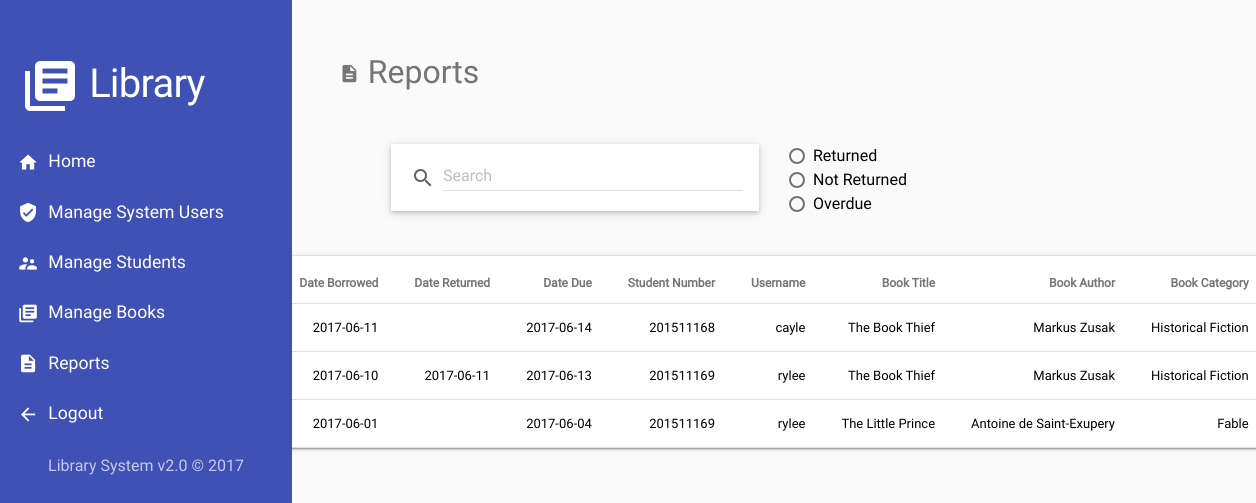
/admin-reports.php (signed in), run on an earlier commit of the app's database.
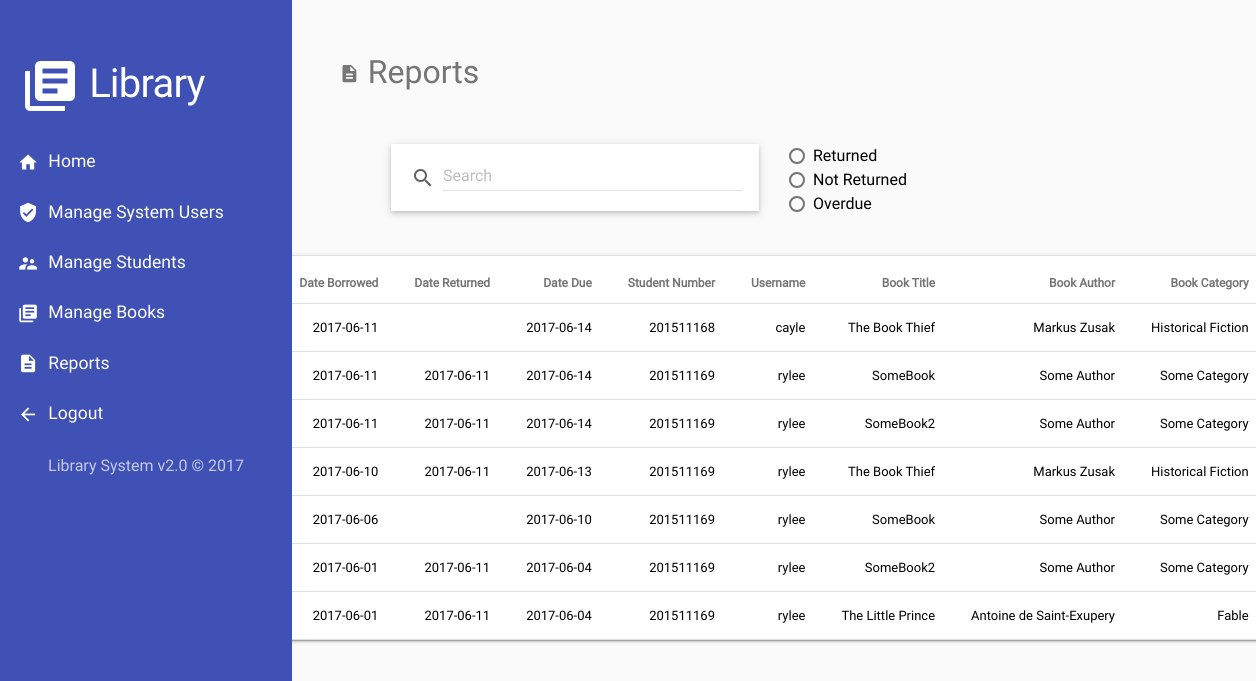
And on a later commit of the database.
### tables this page shows
CREATE TABLE `transaction` (
  `id` int(11) NOT NULL,
  `user_id` int(11) NOT NULL,
  `book_id` int(11) NOT NULL,
  `date_borrowed` date DEFAULT NULL,
  `date_returned` date DEFAULT NULL,
  `date_due` date NOT NULL
);

CREATE TABLE `users` (
  `id` int(11) NOT NULL,
  `username` varchar(128) NOT NULL,
  `password` varchar(255) NOT NULL,
  `year_level` int(2) DEFAULT NULL,
  `student_no` varchar(255) DEFAULT NULL,
  `type` enum('admin','normal') NOT NULL,
  `status` enum('0','1') NOT NULL
);

CREATE TABLE `books` (
  `id` int(11) NOT NULL,
  `title` varchar(255) NOT NULL,
  `author` varchar(255) NOT NULL,
  `category` varchar(255) NOT NULL,
  `description` varchar(255) NOT NULL,
  `image_path` varchar(255) NOT NULL,
  `status` enum('0','1','2') NOT NULL
);

### admin-reports.php (the view, shortened to what this page needs)
<?php include_once('html/top.php'); ?>
<?php
  require_once('html/welcome-header.php');
?>
<?php
  require_once('html/nav.php');
?>
<div class="content">
<h2 class="t-secondary">
  <i class="material-icons small">description</i>
  Reports
</h2>
<form action="<?php echo $_SERVER['PHP_SELF']; ?>" method="get">
  <div class="row -col-md-6 -my-right">
    <div>
    </div>
    <div class="no- col-md-6">
      <div>
        <label class="mdl-radio mdl-js-radio mdl-js-ripple-effect" for="returned">
          <span class="mdl-radio__label">Returned</span>
        </label>
      </div>
      <div>
        <label class="mdl-radio mdl-js-radio mdl-js-ripple-effect" for="borrowed">
          <span class="mdl-radio__label">Not Returned</span>
        </label>
      </div>
      <div>
        <label class="mdl-radio mdl-js-radio mdl-js-ripple-effect" for="overdue">
          <span class="mdl-radio__label">Overdue</span>
        </label>
      </div>
    </div>
  </div>
</form>
<?php
  $condition = " AND 1 = 1 ";
?>
<?php
  $reports_query = "
    SELECT
      t.date_borrowed AS 'date_borrowed',
      t.date_returned AS 'date_returned',
      t.date_due AS 'date_due',
      u.student_no AS 'student_no',
      u.username AS 'username',
      b.title AS 'book_title',
      b.author AS 'book_author',
      b.category AS 'book_category'
    FROM
      users u, books b, transaction t
    WHERE
      t.user_id = u.id AND
      t.book_id = b.id
      $condition
    ORDER BY
      t.date_borrowed DESC,
      u.student_no ASC
  ";
  $sql = mysqli_query($conn, $reports_query) or die(mysql_error());
?>
<div class="my-center">
<table class="mdl-data-table mdl-js-data-table mdl-shadow--2dp m-top-3">
  <tr>
    <th>Date Borrowed</th>
    <th>Date Returned</th>
    <th>Date Due</th>
    <th>Student Number</th>
    <th>Username</th>
    <th>Book Title</th>
    <th>Book Author</th>
    <th>Book Category</th>
  </tr>
<?php
if (mysqli_num_rows($sql) > 0) {
  for ($i = 0; $row = mysqli_fetch_array($sql, MYSQLI_ASSOC); $i++) {
?>
  <tr>
    <td>
      <div>
        <?=$row['date_borrowed']?>
      </div>
    </td>
    <td>
      <div>
        <?=$row['date_returned']?>
      </div>
    </td>
    <td>
      <div>
        <?=$row['date_due']?>
      </div>
    </td>
    <td>
      <div>
        <?=$row['student_no']?>
    </td>
    <td>
      <div>
        <?=$row['username']?>
    </td>
    <td>
      <div>
        <?=$row['book_title']?>
    </td>
    <td>
      <div>
        <?=$row['book_author']?>
    </td>
    <td>
      <div>
        <?=$row['book_category']?>
    </td>
  </tr>
<?php
  }
}
?>
</table>
</div>
</div>
</body>
</html>

What changed in the data, as far as the page shows it:
added transaction: date_borrowed "2017-06-11", date_returned "2017-06-11", date_due "2017-06-14", user.student_no "201511169", user.username "rylee", book.title "SomeBook", book.author "Some Author", book.category "Some Category"
added transaction: date_borrowed "2017-06-11", date_returned "2017-06-11", date_due "2017-06-14", user.student_no "201511169", user.username "rylee", book.title "SomeBook2", book.author "Some Author", book.category "Some Category"
added transaction: date_borrowed "2017-06-06", date_due "2017-06-10", user.student_no "201511169", user.username "rylee", book.title "SomeBook", book.author "Some Author", book.category "Some Category"
added transaction: date_borrowed "2017-06-01", date_returned "2017-06-11", date_due "2017-06-04", user.student_no "201511169", user.username "rylee", book.title "SomeBook2", book.author "Some Author", book.category "Some Category"
changed transaction "The Little Prince": date_returned (not shown) → "2017-06-11"
